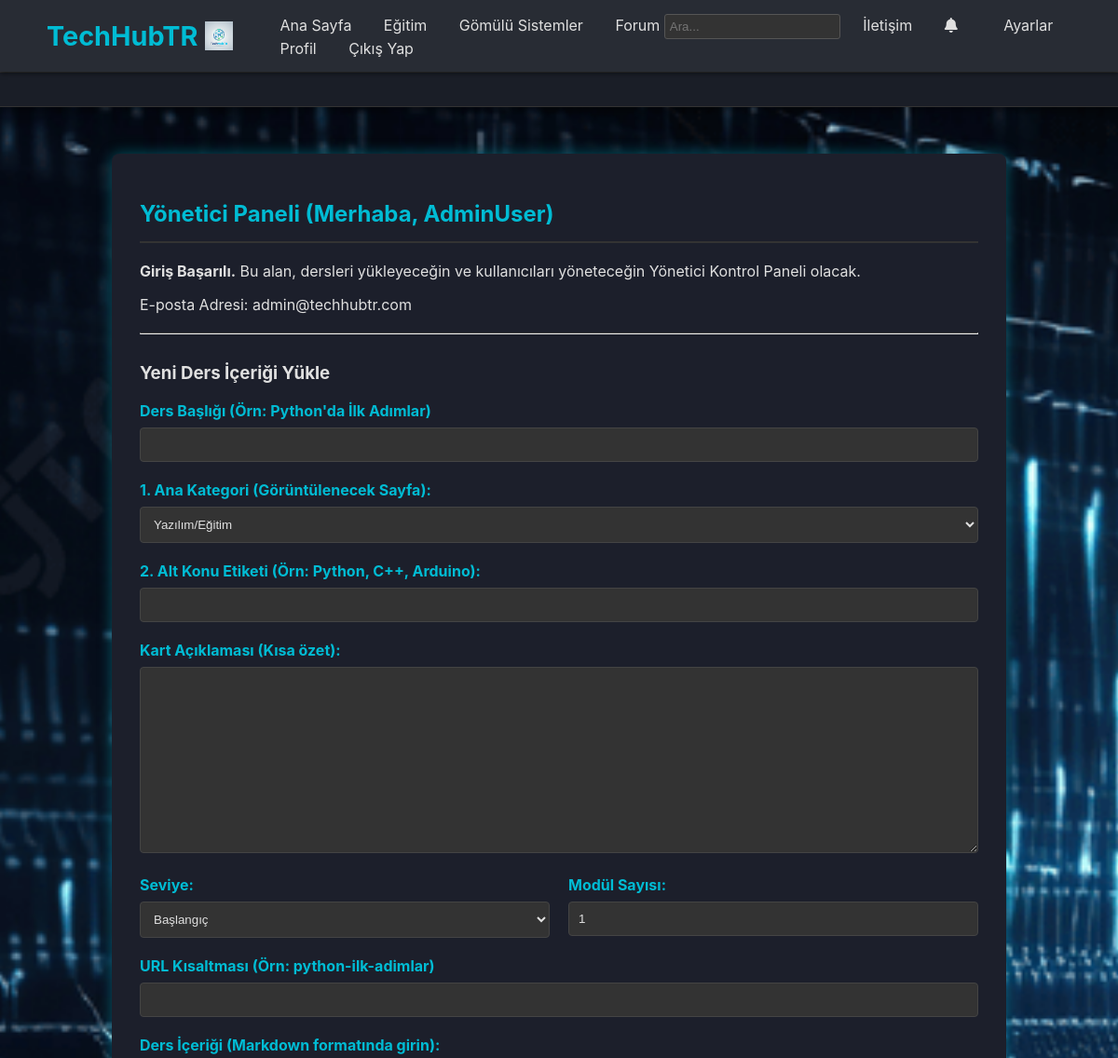
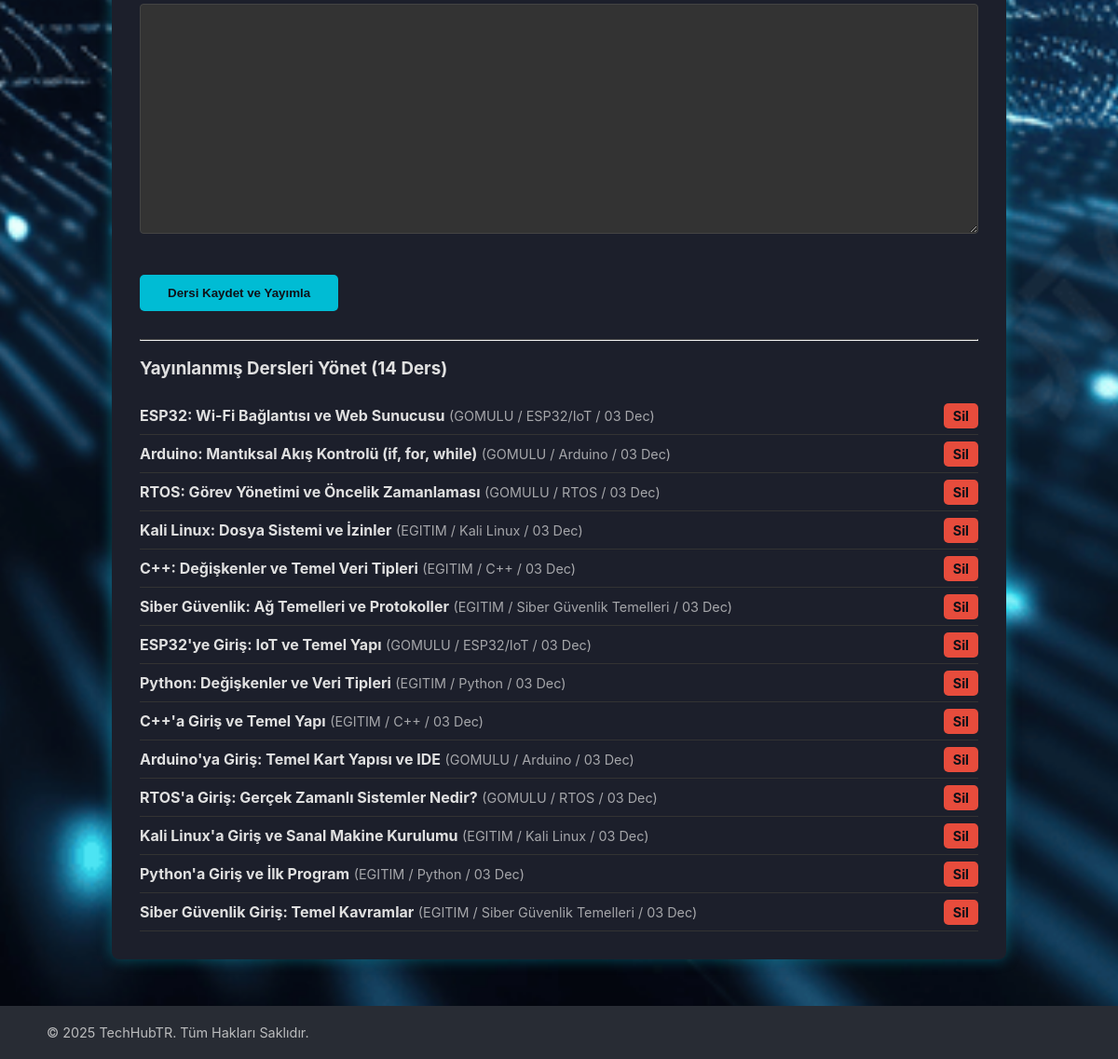
Page /profil (signed in) on the committed database (2 pictures, top to bottom).
### app.py (models this page shows, shortened)
class User(UserMixin, db.Model):
    id = db.Column(db.Integer, primary_key=True)
    username = db.Column(db.String(80), unique=True, nullable=False)
    email = db.Column(db.String(120), unique=True, nullable=False)
    password_hash = db.Column(db.String(256), nullable=False)
    is_admin = db.Column(db.Boolean, default=False)
    created_at = db.Column(db.DateTime, default=db.func.now())
    theme = db.Column(db.String(10), default="dark")
    points = db.Column(db.Integer, default=0)
    rank = db.Column(db.String(50), default="Çaylak")
    avatar_filename = db.Column(db.String(128), default="default.png")
    is_verified = db.Column(db.Boolean, default=False)
    email_verification_token = db.Column(db.String(100), unique=True, nullable=True)
    password_reset_token = db.Column(db.String(100), unique=True, nullable=True)
    password_reset_expires_at = db.Column(db.DateTime, nullable=True)
    topics = db.relationship("Topic", backref="author", lazy=True)
    comments = db.relationship("Comment", backref="commenter", lazy=True)

class Lesson(db.Model):
    id = db.Column(db.Integer, primary_key=True)
    title = db.Column(db.String(150), nullable=False)
    slug = db.Column(db.String(150), unique=True, nullable=False)
    main_category = db.Column(db.String(50), nullable=False)
    sub_category = db.Column(db.String(50), nullable=False)
    content = db.Column(db.Text, nullable=False)
    created_at = db.Column(db.DateTime, default=db.func.now())
    level = db.Column(db.String(20), default="Başlangıç")
    lesson_count = db.Column(db.Integer, default=1)
    description = db.Column(db.String(250), default="")

### app.py (the view)
@app.route("/profil")
@login_required
def profil():
    if current_user.is_admin:
        all_lessons = db.session.execute(
            db.select(Lesson).order_by(Lesson.created_at.desc())
        ).scalars().all()
        return render_template("profil.html", all_lessons=all_lessons)
    return redirect(url_for("kullanici_profil"))

### app.py (called while the page is built)
@login_manager.user_loader
def load_user(user_id):
    return db.session.get(User, int(user_id))

@app.context_processor
def inject_notifications_count():
    if current_user.is_authenticated:
        unread_count = Notification.query.filter_by(user_id=current_user.id, is_read=False).count()
        return {"unread_notifications_count": unread_count}
    return {"unread_notifications_count": 0}

### templates/profil.html (shortened to what this page needs)
{% extends "base.html" %}
{% block body_class %}anasayfa-bg{% endblock %}
{% block content %}
<div class="profile-container">
    <h2 class="profile-header">Yönetici Paneli (Merhaba, {{ current_user.username }})</h2>
    <div class="profile-info">
        <p><strong>Giriş Başarılı.</strong> Bu alan, dersleri yükleyeceğin ve kullanıcıları yöneteceğin Yönetici Kontrol Paneli olacak.</p>
        <p>E-posta Adresi: {{ current_user.email }}</p>
    </div>
    <hr style="border-top: 1px solid #444; margin-top: 20px; margin-bottom: 30px;">
    <h3>Yeni Ders İçeriği Yükle</h3>
    <form action="{{ url_for('ders_yukle') }}" method="POST">
        <div class="form-group">
            <label for="title">Ders Başlığı (Örn: Python'da İlk Adımlar)</label>
            <input type="text" id="title" name="title" required>
        </div>
        <div class="form-group">
            <label for="main_category">1. Ana Kategori (Görüntülenecek Sayfa):</label>
            <select id="main_category" name="main_category" required>
                <option value="egitim">Yazılım/Eğitim</option>
            </select>
        </div>
        <div class="form-group">
            <label for="sub_category">2. Alt Konu Etiketi (Örn: Python, C++, Arduino):</label>
            <input type="text" id="sub_category" name="sub_category" required>
        </div>
        <div class="form-group">
            <label for="description">Kart Açıklaması (Kısa özet):</label>
            <textarea id="description" name="description" required rows="2"></textarea>
        </div>
        <div class="form-group" style="display: flex; gap: 20px;">
            <div style="flex: 1;">
                <label for="level">Seviye:</label>
                <select id="level" name="level">
                    <option value="Başlangıç">Başlangıç</option>
                </select>
            </div>
            <div style="flex: 1;">
                <label for="lesson_count">Modül Sayısı:</label>
                <input type="number" id="lesson_count" name="lesson_count" value="1" min="1">
            </div>
        </div>
        <div class="form-group">
            <label for="slug">URL Kısaltması (Örn: python-ilk-adimlar)</label>
            <input type="text" id="slug" name="slug" required>
        </div>
        <div class="form-group">
            <label for="content">Ders İçeriği (Markdown formatında girin):</label>
            <textarea id="content" name="content" required rows="15"></textarea>
        </div>
        <button type="submit" class="submit-btn">Dersi Kaydet ve Yayımla</button>
    </form>
    <hr style="border-top: 1px solid #444; margin-top: 30px;">
    <h3>Yayınlanmış Dersleri Yönet ({{ all_lessons|length }} Ders)</h3>
    <div class="lesson-management">
        {% if all_lessons %}
            {% for lesson in all_lessons %}
                <div class="list-item-management">
                    <p style="margin: 0;">
                        <strong>{{ lesson.title }}</strong>
                        <span style="opacity: 0.7; font-size: 0.9em;">
                            ({{ lesson.main_category|upper }} / {{ lesson.sub_category }} / {{ lesson.created_at.strftime('%d %b') }})
                        </span>
                    </p>
                    <div class="actions">
                        <a href="{{ url_for('ders_sil', lesson_id=lesson.id) }}"
                           class="cta-button"
                           style="background-color: #e74c3c; padding: 5px 10px; font-size: 0.9em; text-decoration: none;"
                           onclick="return confirm('Emin misiniz? Ders kalıcı olarak silinecektir: {{ lesson.title }}')">
                            Sil
                        </a>
                    </div>
                </div>
            {% endfor %}
        {% else %}
            <p style="opacity: 0.7; padding-top: 10px;">Henüz yayınlanmış dersiniz yok.</p>
        {% endif %}
    </div>
</div>
{% endblock %}

### static/style.css (style rules this page uses)
:root { --arka-alan: #0f1118; --yazi-renk: #E0E0E0; --vurgu-renk: #00bcd4; --kod-kutu-bg: #1c1f2b; --icerik-kart-bg: #222633; --ana-golge: rgba(0, 0, 0, 0.4); --neon-golge: 0 0 10px rgba(0, 188, 212, 0.5); }
body { background-color: var(--arka-alan); color: var(--yazi-renk); font-family: 'Inter', sans-serif; margin: 0; min-height: 100vh; background-attachment: fixed; overflow-x: hidden; }
body.anasayfa-bg { background-image: url('../static/main_bg.jpg'), radial-gradient(circle at center, #1b1e28 1px, transparent 1px); background-size: cover, 50px 50px; background-position: center center, 0 0; background-repeat: no-repeat, repeat; }
body::before { content: ""; position: fixed; top: 0; left: 0; width: 100%; height: 100%; background: repeating-linear-gradient( to bottom, rgba(0, 255, 65, 0.05), rgba(0, 255, 65, 0.02) 1px, transparent 1px, transparent 100px ); background-size: 100% 100px; animation: matrix-scroll 20s linear infinite; z-index: -1; opacity: 0.2; }
.cta-button { background-color: var(--vurgu-renk); color: var(--arka-alan); padding: 12px 30px; text-decoration: none; border-radius: 5px; font-weight: bold; transition: background-color 0.3s, transform 0.3s; }
.auth-container, .profile-container, .forum-container, .settings-container, .lesson-container, .topic-detail-container { max-width: 900px; margin: 50px auto; padding: 30px; background-color: var(--kod-kutu-bg); border-radius: 12px; box-shadow: 0 5px 15px var(--ana-golge), 0 0 5px rgba(0, 188, 212, 0.3); }
.list-item-management { border-bottom: 1px solid #333; padding: 10px 0; display: flex; justify-content: space-between; align-items: center; }
.submit-btn { background-color: #2ecc71; color: var(--arka-alan); padding: 12px 30px; text-decoration: none; border: none; border-radius: 5px; font-weight: bold; cursor: pointer; transition: background-color 0.3s, transform 0.3s; margin-top: 20px; }

### templates/profil.html (style rules this page uses)
.profile-container { max-width: 900px; margin: 50px auto; padding: 30px; background-color: var(--kod-kutu-bg); border-radius: 8px; box-shadow: 0 0 15px rgba(0, 189, 212, 0.4); }
.profile-header { color: var(--vurgu-renk); border-bottom: 2px solid #333; padding-bottom: 15px; margin-bottom: 20px; }
.form-group { margin-bottom: 20px; }
.form-group label { display: block; margin-bottom: 8px; font-weight: bold; color: var(--vurgu-renk); }
.form-group input[type="text"], .form-group input[type="number"], .form-group select, .form-group textarea { width: 100%; padding: 10px; border: 1px solid #444; background-color: #333; color: var(--yazi-renk); border-radius: 4px; box-sizing: border-box; }
.form-group textarea { min-height: 200px; font-family: 'Consolas', monospace; }
.submit-btn { background-color: var(--vurgu-renk); color: var(--arka-alan); padding: 12px 30px; border: none; border-radius: 5px; cursor: pointer; font-weight: bold; transition: background-color 0.3s; }
.list-item-management { border-bottom: 1px solid #333; padding: 10px 0; display: flex; justify-content: space-between; align-items: center; }

### rows in the picture
User: username "AdminUser", email "admin@techhubtr.com"
Lesson: title "ESP32: Wi-Fi Bağlantısı ve Web Sunucusu", main_category "GOMULU", sub_category "ESP32/IoT", created_at "03 Dec"
Lesson: title "Arduino: Mantıksal Akış Kontrolü (if, for, while)", main_category "GOMULU", sub_category "Arduino", created_at "03 Dec"
Lesson: title "RTOS: Görev Yönetimi ve Öncelik Zamanlaması", main_category "GOMULU", sub_category "RTOS", created_at "03 Dec"
Lesson: title "Kali Linux: Dosya Sistemi ve İzinler", main_category "EGITIM", sub_category "Kali Linux", created_at "03 Dec"
Lesson: title "C++: Değişkenler ve Temel Veri Tipleri", main_category "EGITIM", sub_category "C++", created_at "03 Dec"
Lesson: title "Siber Güvenlik: Ağ Temelleri ve Protokoller", main_category "EGITIM", sub_category "Siber Güvenlik Temelleri", created_at "03 Dec"
Lesson: title "ESP32'ye Giriş: IoT ve Temel Yapı", main_category "GOMULU", sub_category "ESP32/IoT", created_at "03 Dec"
Lesson: title "Python: Değişkenler ve Veri Tipleri", main_category "EGITIM", sub_category "Python", created_at "03 Dec"
Lesson: title "C++'a Giriş ve Temel Yapı", main_category "EGITIM", sub_category "C++", created_at "03 Dec"
Lesson: title "Arduino'ya Giriş: Temel Kart Yapısı ve IDE", main_category "GOMULU", sub_category "Arduino", created_at "03 Dec"
Lesson: title "RTOS'a Giriş: Gerçek Zamanlı Sistemler Nedir?", main_category "GOMULU", sub_category "RTOS", created_at "03 Dec"
Lesson: title "Kali Linux'a Giriş ve Sanal Makine Kurulumu", main_category "EGITIM", sub_category "Kali Linux", created_at "03 Dec"
Lesson: title "Python'a Giriş ve İlk Program", main_category "EGITIM", sub_category "Python", created_at "03 Dec"
Lesson: title "Siber Güvenlik Giriş: Temel Kavramlar", main_category "EGITIM", sub_category "Siber Güvenlik Temelleri", created_at "03 Dec"

### other values in the picture
{{ all_lessons|length }} "14"
